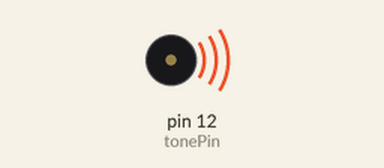
This sketch was run on a simulated Arduino Uno, built with avr-gcc and run on an emulated ATmega328P. Parts: buzzer (waves = sounding). What the sketch prints to the serial monitor is not drawn.

Above: at 0.24 s.
At 34.8 s:
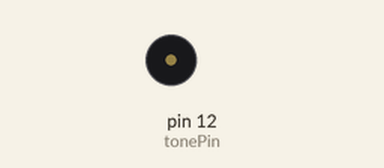
Timing chart, 0 to 40.0 s (numbered marks = the images above):
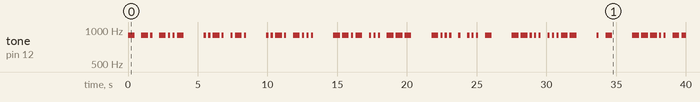

The sketch:

MorseCodeV1.ino
```cpp
// adapted from http://revryl.com/2012/03/31/morse-code-gen/
// corrected index control and case statement structure 12/28/15 AE
// modified to handle canned message
//define freq 600
//define dotPeriod 50
#define tonePin 12
#define dahPeriod (dotPeriod *3)
#define relaxtime (dotPeriod)
#define letterSpace (dotPeriod *2)
#define wordSpace (dotPeriod *4)

int freq;
int dotPeriod;
int delayTime;
char sMessage[] = {'T','N','X',' ','F','R',' ','F','B',' ','Q','S','O',' ','B','E','S','T',' ',
                   '7','3',' ','E','T',' ','8','8',' ','T','O',' ','A','L','L',' ','D','E',' ',
                   'W','3','Z','I','P',' ','!'};

void setup() {

Serial.begin(9600);
pinMode(tonePin, OUTPUT);

}

void loop() {
  int i;
  // for audio mode use random values below
  //freq = random(500,1017);
  //dotPeriod = random(40,85);
  //delayTime = random(3321,1221);

  // for LED output mode use fixed values below
  freq = 900;
  dotPeriod = 160;
  delayTime = 5000;

  Serial.println();
  Serial.println();
  Serial.println(freq);
  Serial.println(dotPeriod);
  Serial.println(dahPeriod);
  Serial.println(delayTime);

  // send canned message
  for(i=0;i<sizeof(sMessage);i++)
  {
    playLetter(sMessage[i]);
    Serial.write(sMessage[i]);
    delay(letterSpace);
  }
  delay(delayTime);
}

void playLetter(char x)
  {
    switch (x){
      case 'E':
        dit(); return;
      case 'T':
        dah(); return;
      case 'A':
        di();dah(); return;
      case 'I':
        di();dit(); return;
      case 'O':
        dah();dah();dah(); return;
      case 'D':
        dah();di();dit(); return;
      case 'R':
        di();dah();dit(); return;
      case 'W':
        di();dah();dah(); return;
      case 'C':
        dah();di();dah();dit();return;
      case 'Q':
        dah();dah();di();dah(); return;
      case 'L':
        di();dah();di();dit(); return;
      case '7':
        dah();dah();di();di();dit(); return;
      case '8':
        dah();dah();dah();di();dit(); return;
      case '3':
        di();di();dit();dah();dah(); return;
      case 'B':
        dah();di();di();dit(); return;
      case 'H':
        di();di();di();dit(); return;
      case 'S':
        di();di();dit(); return;
      case 'F':
        di();di();dah();dit(); return;
      case 'N':
        dah();dit(); return;
      case 'M':
        dah();dah(); return;
      case 'X':
        dah();di();di();dah(); return;
      case 'P':
        di();dah();dah();dit(); return;
      case 'Z':
        dah();dah();di();dit(); return;
      case '!':
        di();di();dit();dah();di();FinalDah(); return;
      case '.':
        di();dah();di();dah();di();dah(); return;

      case ' ':
        delay(wordSpace); return;
      default:
        ErrInd(); return;
    }
  }

void ErrInd()
{
  tone(tonePin, freq / 10);
  delay(dahPeriod);
  noTone(tonePin);
  delay(relaxtime);
}

void dit()
{
  tone(tonePin, freq);
  delay(dotPeriod);
  noTone(tonePin);
  delay(relaxtime);
}

void dah()
{
  tone(tonePin, freq);
  delay(dahPeriod);
  noTone(tonePin);
  delay(relaxtime);
}

void FinalDah()
{
  tone(tonePin, freq);
  delay(dahPeriod * 3);
  noTone(tonePin);
  delay(relaxtime);
}

void di()
{
  dit();
}
```

Measured:
- by itself, tone on pin 12 (tonePin): plays 900 Hz for 0.48 s, 900 Hz for 0.48 s, 900 Hz for 0.16 s, 900 Hz for 0.48 s, 900 Hz for 0.16 s, 900 Hz for 0.16 s … (60 notes in this stretch)
